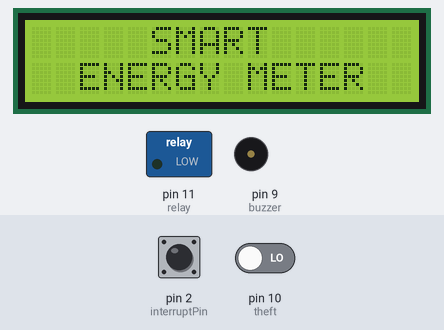
Simulated run of this sketch. Board: Arduino Mega 2560, built for the host (arithmetic inside an expression is 32-bit, double 64-bit). Shown: 16×2 character LCD, switched loads named in the sketch (green lamp = pin HIGH), buzzer (waves = sounding, pin HIGH). The test bench sets the inputs (shaded band); at power-on: pin 2 (interruptPin) HIGH, pin 10 (theft) LOW. WiFi joins after 1.5 s; servers stay silent unless stated; uploads are accepted with an empty reply; what the sketch prints to the serial monitor is not drawn.

Above: at 0.1 s.
At 5.0 s:
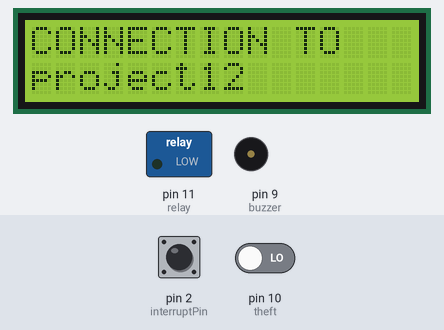
5.1 s: pin 2 (interruptPin) pulled LOW for 0.15 s
At 7.1 s:
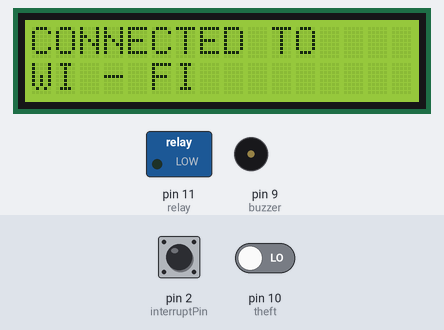
Timing chart, 0 to 14.6 s (numbered marks = the images above; inputs shaded):
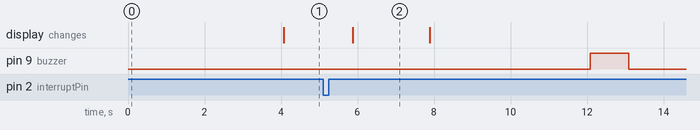

The sketch:

energy_meter_iot_mvsr.ino
```cpp
#include "WiFiEsp.h"
#include<String.h>
#include <LiquidCrystal.h>

LiquidCrystal lcd (A0,A1,A2,A3,A4,A5);

// Emulate Serial1 on pins 6/7 if not present
#ifndef HAVE_HWSERIAL1
#include "SoftwareSerial.h"
SoftwareSerial Serial1(12, 13); // RX, TX
#endif


#define ct1Pin A0
#define ct2Pin A1
#define ct3Pin A2
#define ct4Pin A3
#define relay 11
#define buzzer 9
#define theft 10
#define magnet 8

int ct1 = 0, ct2 = 0;
float ct3 = 0, ct4 = 0;
int difference = 0;
volatile int units = 0;
volatile int cost = 0;
volatile int preunits = 0;
volatile int punits = 0;
volatile int pulses = 0;
volatile int bal = 50;

String consumer = "0";
int flag = 0;
String tamper = "N";
String mag = "N";
String bypass = "N";
int interruptPin = 2;

int lightflag = 1;

void beep ()
{
  digitalWrite(buzzer, HIGH);
  delay(1000);
  digitalWrite(buzzer, LOW);
  delay(100);
}
void beep1 ()
{
  digitalWrite(buzzer, HIGH);
  delay(500);
  digitalWrite(buzzer, LOW);
  delay(100);
  digitalWrite(buzzer, HIGH);
  delay(500);
  digitalWrite(buzzer, LOW);
  delay(100);
}
char ssid[] = "project12";            // your network SSID (name)
char pass[] = "project123456";        // your network password
int status = WL_IDLE_STATUS;     // the Wifi radio's status

char server[] = "projectsiot.xyz";
String A = "GET /IoTProjects/Meter/upload.php?a=";
String Z = " HTTP/1.1";
String iot = "\0";
WiFiEspClient client;


void setup() {
  // put your setup code here, to run once:
Serial.begin(9600);

Serial.println("power up");
pinMode(ct1Pin,INPUT);
pinMode(ct2Pin,INPUT);
pinMode(ct3Pin,INPUT);
pinMode(ct4Pin,INPUT);
pinMode(2,INPUT);
pinMode(theft,INPUT);
pinMode(magnet,INPUT);
pinMode(buzzer,OUTPUT);
pinMode(relay,OUTPUT);


lcd.begin(16,2);

lcd.clear ();
lcd.setCursor(0,0);
lcd.print("     SMART      ");
lcd.setCursor(0,1);
lcd.print("  ENERGY METER  ");
delay(3000);

attachInterrupt(digitalPinToInterrupt(interruptPin),pinisr,FALLING);

  Serial1.begin(9600);

 Serial1.listen (); delay(1000);

   // initialize ESP module
  WiFi.init(&Serial1);

  // check for the presence of the shield
  if (WiFi.status() == WL_NO_SHIELD) {
    Serial.println(F("WiFi shield not present"));
    // don't continue
    //while (true);
  }
lcd.clear ();
lcd.setCursor(0,0);
lcd.print("CONNECTION TO");
lcd.setCursor(0,1);
lcd.print(ssid);
delay(300);
  // attempt to connect to WiFi network
  while ( status != WL_CONNECTED) {
    Serial.print(F("Attempting to connect to WPA SSID: "));
    Serial.println(ssid);
    // Connect to WPA/WPA2 network
    status = WiFi.begin(ssid, pass);
  }
lcd.clear ();
lcd.setCursor(0,0);
lcd.print("CONNECTED TO");
lcd.setCursor(0,1);
lcd.print("WI - FI ");
delay(2000);
  // you're connected now, so print out the data
  Serial.println(F("You're connected to the network"));

lcd.clear ();
lcd.setCursor(0,0);
lcd.print("server init.   ");
lcd.setCursor(0,1);
lcd.print("please wait    ");
delay(2000);

    Serial.println(F("sending data ---1 "));
    Serial.println(F("Starting connection to server..."));
    // if you get a connection, report back via serial
    if (client.connect(server, 80)) {
      Serial.println(F("Connected to server"));
      // Make a HTTP request
      client.println("GET /IoTProjects/Meter/upload.php?a=U HTTP/1.1");
      client.println("Host: projectsiot.xyz");
      client.println("Connection: close");
      client.println();
    }
    client.flush();
     client.stop();
delay(2000);
digitalWrite(relay,HIGH);
beep ();
delay(4000);

lcd.clear ();
lcd.setCursor(0,0);
lcd.print("server init.   ");
lcd.setCursor(0,1);
lcd.print("done             ");
delay(4000);


 Serial1.listen (); delay(1000);

units = 0;
cost = 0;

bal = 50;
}

void loop() {
  // put your main code here, to run repeatedly:

  tamper = "N";

if (digitalRead(theft)==HIGH)
{
  Serial.println("tampering alert....");
  flag =0;
  tamper = "Y";
  digitalWrite(relay,LOW);
  delay(200);
  beep ();
  lcd.clear ();
lcd.setCursor(0,0);
lcd.print("TAMPERING ALERT   ");
lcd.setCursor(0,1);
lcd.print("PLEASE CHECK      ");

 Serial.println("updating to iot");
   iot = A + String(units) + "&b=" + String(bal) + "&c=" + tamper + Z;

        Serial.println(iot);
        sndit ();

delay(4000);
lcd.clear();

}
else
{
  if(bal>1)
  {
    digitalWrite(relay,HIGH);
  }
  else if (units > 9)
  {
        digitalWrite(relay,LOW);
    Serial.println("load off");

units = 10;
cost = 50;

bal = 0;
   Serial.println("updating to iot");
   iot = A + String(units) + "&b=" + String(bal) + "&c=" + tamper + Z;

        Serial.println(iot);
        sndit ();
  }
}
if (!(punits == preunits))
{

  tamper = "N";
  preunits = punits;
  flag = 0;
   Serial.println("updating to iot");
   iot = A + String(units) + "&b=" + String(bal) + "&c=" + tamper + Z;

        Serial.println(iot);
        sndit ();
}

lcd.setCursor(0,0);
lcd.print("                      ");
lcd.setCursor(0,1);
lcd.print("                       ");

lcd.setCursor(0,0);
lcd.print("Units:"+String(units));
lcd.setCursor(9,0);
lcd.print("Cost:"+String(cost));
lcd.setCursor(0,1);
lcd.print("Rbal:"+String(bal));
lcd.setCursor(9,1);
lcd.print("Tamp:"+String(tamper));
delay(200);

}//loop

void pinisr ()
{

  Serial.println("interrupttttttttttt");
  units++;
  punits = units;
  cost = units*5;
  bal = bal - 5 ;
 // units = int(pulses/20);
  Serial.println("units = "+String(units));
 Serial.println("cost ="+String(cost));
  Serial.println("bal = "+String(bal));

  if (units > 9)
  {
    digitalWrite(relay,LOW);
    Serial.println("load off");

units = 10;
cost = 50;

bal = 0;

  }
 }

void sndit ()
{
detachInterrupt(digitalPinToInterrupt(interruptPin));

//Serial1.listen(); delay(1000);

  Serial.print(F("A = ")); Serial.println(iot);

  // if the server's disconnected, stop the client
  if (!client.connected()) {
    Serial.println(F("Disconnecting from server..."));
    client.stop();

    // do nothing forevermore
    //while (true);
  }
  client.stop();
  client.flush();

  for (int x = 0; x < 2; x++)
  {
    delay(1000);
    Serial.println(x, DEC);
  }
  Serial.println(F("Starting connection to server..."));
  // if you get a connection, report back via serial
  if (client.connect(server, 80)) {
    Serial.println(F("Connected to server"));
    // Make a HTTP request

    //client.println("GET /IoTProjects/TollBooth/tollbooth.php?a=A&b=5&c=6&d=3 HTTP/1.1");

    client.println(A + String(units) + "&b=" + String(bal) + "&c=" + tamper + Z);

    client.println("Host: projectsiot.xyz");
    client.println("Connection: close");
    client.println();
    iot = "\0";
  }
attachInterrupt(digitalPinToInterrupt(interruptPin),pinisr,FALLING);
}
```
